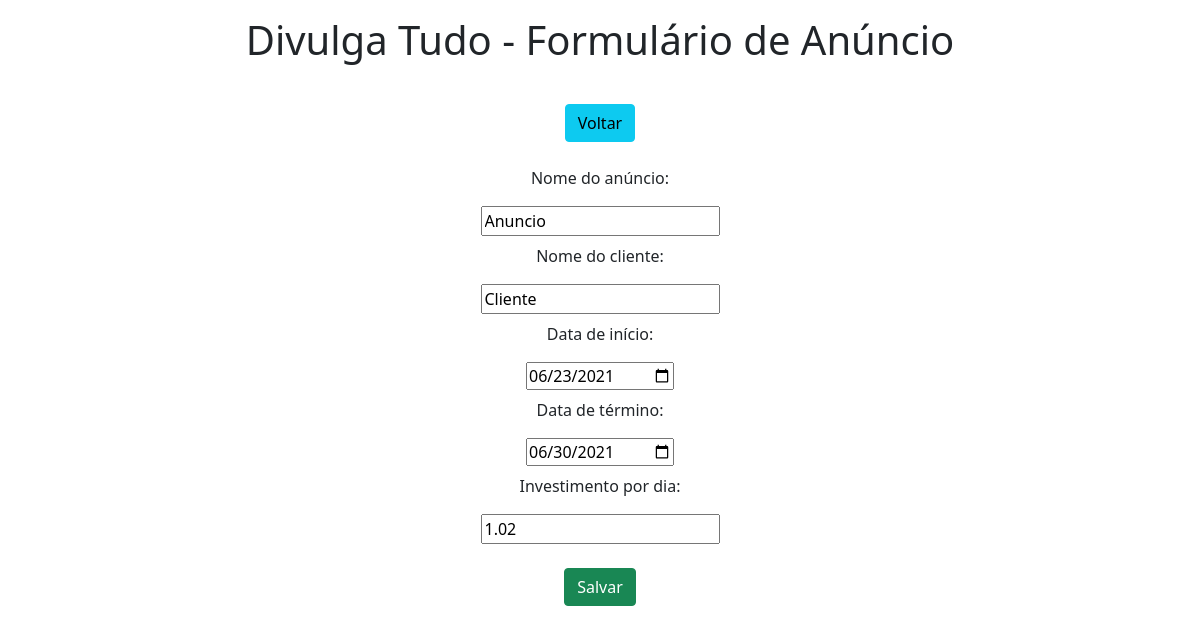
The app's page /edit/1/, older data.
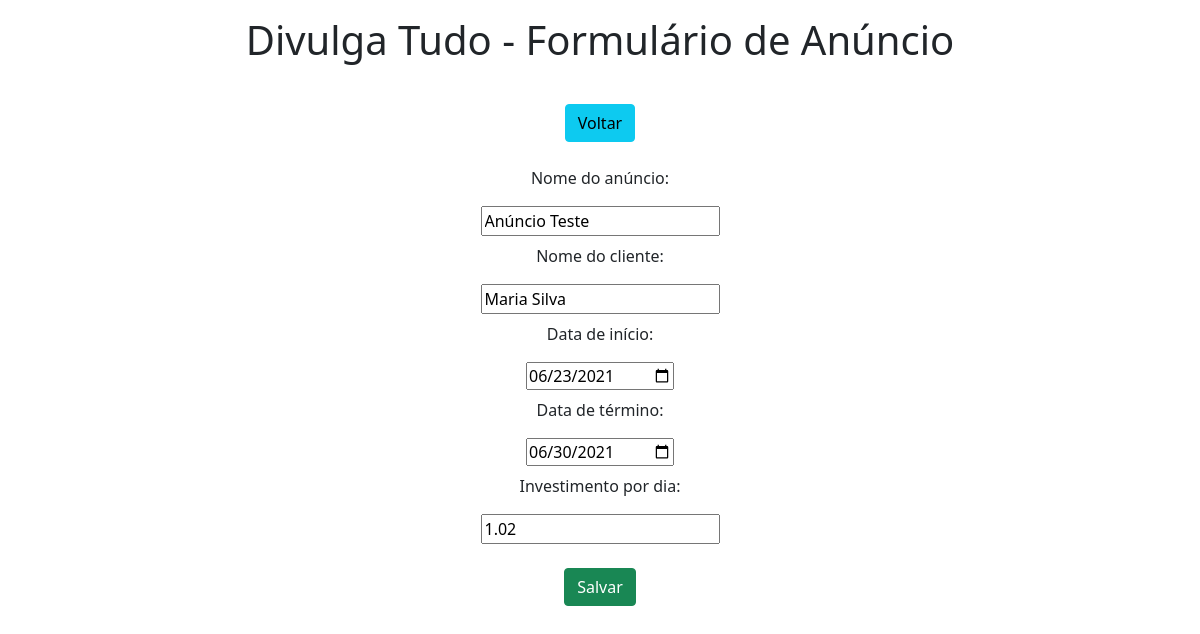
The same page, newer data.
### app/models.py (models this page shows)
class Anuncios(models.Model):
    nome_anuncio = models.CharField(blank=False, null=False, max_length=150);
    nome_cliente = models.CharField(blank=False, null=False, max_length=150);
    data_inicio = models.DateField(blank=False, null=False);
    data_fim = models.DateField(blank=False, null=False);
    investimento_dia = models.DecimalField(blank=False, null=False, max_digits=100, decimal_places=2);

### app/views.py (the view)
# urls.py: path('edit/<int:pk>/', edit, name="edit"),
def edit(request, pk):
    data = {};
    data["db"] = Anuncios.objects.get(pk=pk);
    data["form"] = AnunciosForm(initial={"nome_anuncio":data["db"].nome_anuncio,
                                        "nome_cliente":data["db"].nome_cliente,
                                        "data_inicio":data["db"].data_inicio,
                                        "data_fim":data["db"].data_fim,
                                        "investimento_dia":data["db"].investimento_dia});
    return render(request, "form.html", data);

### app/forms.py
class AnunciosForm(forms.Form):
    nome_anuncio = forms.CharField(label="Nome do anúncio", widget=forms.TextInput(attrs={"placeholder": "Nome do anúncio"}));
    nome_cliente = forms.CharField(label="Nome de cliente", widget=forms.TextInput(attrs={"placeholder": "Nome do cliente"}));
    data_inicio = forms.DateField(widget=DateInput);
    data_fim = forms.DateField(widget=DateInput);
    investimento_dia = forms.DecimalField(initial="1.00", decimal_places=2);

### app/templates/form.html (shortened to what this page needs)
<!DOCTYPE html>
<html lang="pt-br">
<head>
    <link href="https://cdn.jsdelivr.net/npm/bootstrap@5.0.2/dist/css/bootstrap.min.css" rel="stylesheet">
</head>
<body>
    <div class="col-8 m-auto pt-3 pb-2 text-center">
        <h1>Divulga Tudo - Formulário de Anúncio</h1>
    </div>
    <div class="col-8 m-auto pt-4 pb-2 text-center">
        <a href="/" class="btn btn-info">Voltar</a>
    </div>
    <div class="col-8 m-auto pt-2 pb-2 text-center">
        <form name="form" id="form" action="{% if db %}/update/{{db.id}}/{% else %}/create/{% endif %}" method="post">
            <label class="form-label mt-2">Nome do anúncio:</label>
            <div class="form-group mt-2">{{form.nome_anuncio}}</div>
            <label class="form-label mt-2">Nome do cliente:</label>
            <div class="form-group mt-2">{{form.nome_cliente}}</div>
            <label class="form-label mt-2">Data de início:</label>
            <div class="form-group mt-2">{{form.data_inicio}}</div>
            <label class="form-label mt-2">Data de término:</label>
            <div class="form-group mt-2">{{form.data_fim}}</div>
            <label class="form-label mt-2">Investimento por dia:</label>
            <div class="form-group mt-2 mb-4">{{form.investimento_dia}}</div>
            <input type="submit" class="btn btn-success" value="Salvar">
        </form>
    </div>
    {% load static %}
</body>
</html>

Row changes from the older to the newer data that the page shows:
changed Anuncios: nome_anuncio "Anuncio" → "Anúncio Teste"; nome_cliente "Cliente" → "Maria Silva"
